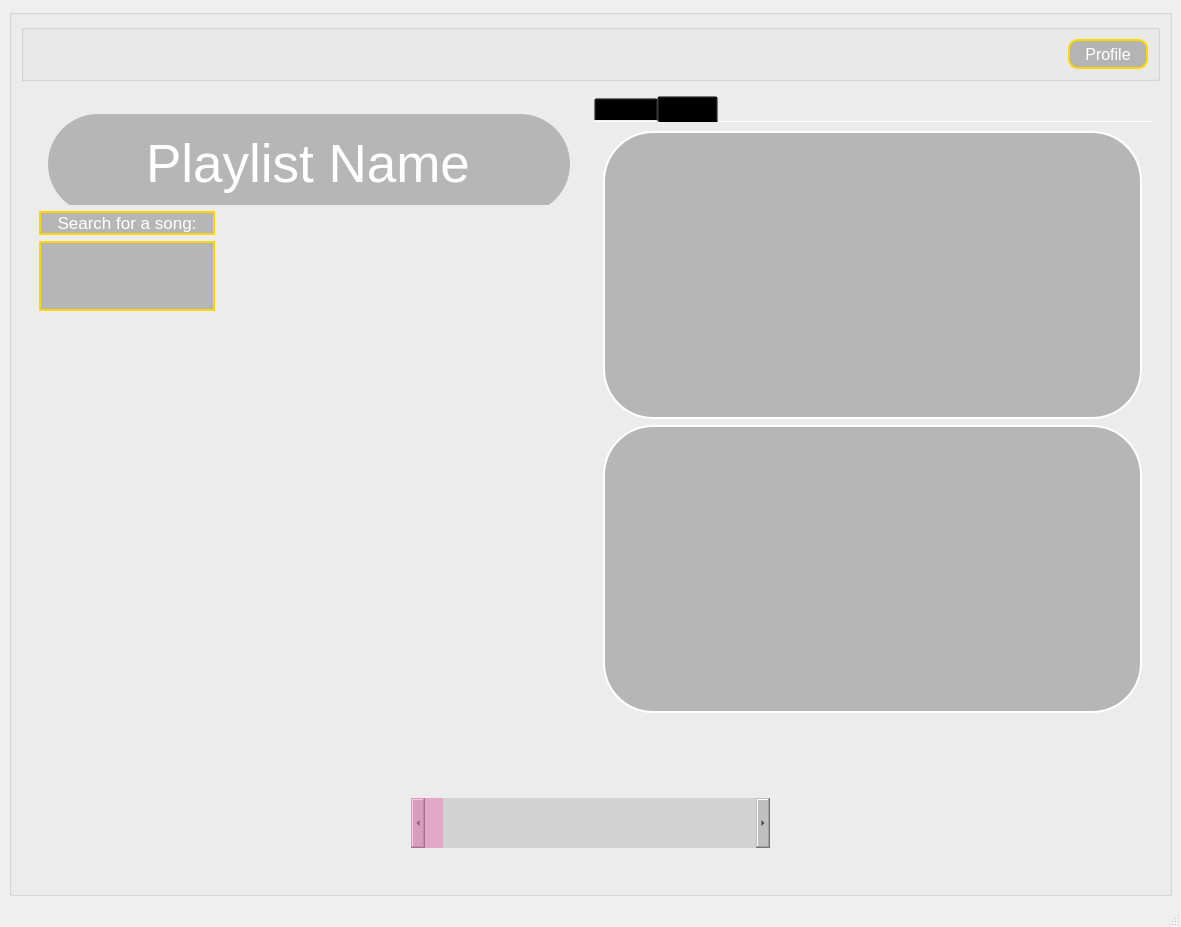
<?xml version="1.0" encoding="UTF-8"?>
<ui version="4.0">
 <class>MainWindow</class>
 <widget class="QMainWindow" name="MainWindow">
  <property name="geometry">
   <rect>
    <x>0</x>
    <y>0</y>
    <width>1181</width>
    <height>927</height>
   </rect>
  </property>
  <property name="windowTitle">
   <string>MainWindow</string>
  </property>
  <widget class="QWidget" name="central_widget">
   <property name="styleSheet">
    <string notr="true">#central_widget {
 background: qlineargradient(x1:0, y1:0, x2:1, y2:1,
            stop:0 #4B0082, stop:1 #000000);
}
</string>
   </property>
   <layout class="QHBoxLayout" name="horizontalLayout_2">
    <item>
     <widget class="QGroupBox" name="vertical_box">
      <property name="title">
       <string/>
      </property>
      <property name="flat">
       <bool>true</bool>
      </property>
      <layout class="QVBoxLayout" name="verticalLayout_3">
       <item>
        <widget class="QGroupBox" name="groupBox_2">
         <property name="minimumSize">
          <size>
           <width>0</width>
           <height>30</height>
          </size>
         </property>
         <property name="title">
          <string/>
         </property>
         <property name="flat">
          <bool>true</bool>
         </property>
         <layout class="QHBoxLayout" name="horizontalLayout_6">
          <item>
           <spacer name="horizontalSpacer">
            <property name="orientation">
             <enum>Qt::Horizontal</enum>
            </property>
            <property name="sizeHint" stdset="0">
             <size>
              <width>40</width>
              <height>20</height>
             </size>
            </property>
           </spacer>
          </item>
          <item>
           <widget class="QPushButton" name="profile_btn">
            <property name="minimumSize">
             <size>
              <width>80</width>
              <height>30</height>
             </size>
            </property>
            <property name="font">
             <font>
              <pointsize>12</pointsize>
             </font>
            </property>
            <property name="styleSheet">
             <string notr="true"> border: 2px solid gold;
 background-color: rgba(128, 128, 128, 128);
color: white;
border-radius:10px;

</string>
            </property>
            <property name="text">
             <string>Profile</string>
            </property>
           </widget>
          </item>
         </layout>
        </widget>
       </item>
       <item>
        <widget class="QGroupBox" name="big_box">
         <property name="styleSheet">
          <string notr="true">QGroupBox{
   border: none;
}
</string>
         </property>
         <property name="title">
          <string/>
         </property>
         <property name="flat">
          <bool>true</bool>
         </property>
         <layout class="QHBoxLayout" name="horizontalLayout">
          <item>
           <widget class="QGroupBox" name="left_box">
            <property name="title">
             <string/>
            </property>
            <property name="flat">
             <bool>true</bool>
            </property>
            <layout class="QGridLayout" name="gridLayout" rowstretch="1,0,0">
             <item row="2" column="0">
              <spacer name="verticalSpacer">
               <property name="orientation">
                <enum>Qt::Vertical</enum>
               </property>
               <property name="sizeHint" stdset="0">
                <size>
                 <width>20</width>
                 <height>40</height>
                </size>
               </property>
              </spacer>
             </item>
             <item row="0" column="0">
              <widget class="QGroupBox" name="name_edit_box">
               <property name="sizePolicy">
                <sizepolicy hsizetype="Preferred" vsizetype="Minimum">
                 <horstretch>0</horstretch>
                 <verstretch>0</verstretch>
                </sizepolicy>
               </property>
               <property name="maximumSize">
                <size>
                 <width>16777215</width>
                 <height>100</height>
                </size>
               </property>
               <property name="title">
                <string/>
               </property>
               <layout class="QHBoxLayout" name="horizontalLayout_5">
                <item>
                 <widget class="QLineEdit" name="playlist_name_edit">
                  <property name="sizePolicy">
                   <sizepolicy hsizetype="Expanding" vsizetype="Preferred">
                    <horstretch>0</horstretch>
                    <verstretch>0</verstretch>
                   </sizepolicy>
                  </property>
                  <property name="minimumSize">
                   <size>
                    <width>0</width>
                    <height>100</height>
                   </size>
                  </property>
                  <property name="maximumSize">
                   <size>
                    <width>16777215</width>
                    <height>100</height>
                   </size>
                  </property>
                  <property name="font">
                   <font>
                    <pointsize>40</pointsize>
                   </font>
                  </property>
                  <property name="styleSheet">
                   <string notr="true"> background-color: rgba(128, 128, 128, 128);
 border-radius: 50px;
color: white;


</string>
                  </property>
                  <property name="text">
                   <string>Playlist Name</string>
                  </property>
                  <property name="alignment">
                   <set>Qt::AlignCenter</set>
                  </property>
                 </widget>
                </item>
               </layout>
              </widget>
             </item>
             <item row="1" column="0">
              <layout class="QGridLayout" name="song_grid">
               <item row="2" column="0">
                <widget class="QLabel" name="label_2">
                 <property name="text">
                  <string/>
                 </property>
                </widget>
               </item>
               <item row="3" column="1">
                <widget class="QLabel" name="label_3">
                 <property name="text">
                  <string/>
                 </property>
                </widget>
               </item>
               <item row="3" column="2">
                <widget class="QLabel" name="label_4">
                 <property name="text">
                  <string/>
                 </property>
                </widget>
               </item>
               <item row="0" column="0">
                <widget class="QPushButton" name="search_btn">
                 <property name="sizePolicy">
                  <sizepolicy hsizetype="Minimum" vsizetype="Minimum">
                   <horstretch>0</horstretch>
                   <verstretch>0</verstretch>
                  </sizepolicy>
                 </property>
                 <property name="maximumSize">
                  <size>
                   <width>16777215</width>
                   <height>60</height>
                  </size>
                 </property>
                 <property name="font">
                  <font>
                   <pointsize>13</pointsize>
                  </font>
                 </property>
                 <property name="styleSheet">
                  <string notr="true"> border: 2px solid gold;
 background-color: rgba(128, 128, 128, 128);
 border-radius: 30px;
color: white;


</string>
                 </property>
                 <property name="text">
                  <string>Search for a song:</string>
                 </property>
                </widget>
               </item>
               <item row="1" column="0">
                <widget class="QLineEdit" name="search_bar">
                 <property name="sizePolicy">
                  <sizepolicy hsizetype="Minimum" vsizetype="Fixed">
                   <horstretch>0</horstretch>
                   <verstretch>0</verstretch>
                  </sizepolicy>
                 </property>
                 <property name="minimumSize">
                  <size>
                   <width>0</width>
                   <height>70</height>
                  </size>
                 </property>
                 <property name="styleSheet">
                  <string notr="true"> border: 2px solid gold;
 background-color: rgba(128, 128, 128, 128);
color: white;


</string>
                 </property>
                </widget>
               </item>
              </layout>
             </item>
            </layout>
           </widget>
          </item>
          <item>
           <widget class="QTabWidget" name="right_tab_widget">
            <property name="sizePolicy">
             <sizepolicy hsizetype="MinimumExpanding" vsizetype="Expanding">
              <horstretch>0</horstretch>
              <verstretch>0</verstretch>
             </sizepolicy>
            </property>
            <property name="styleSheet">
             <string notr="true">background: transparent;</string>
            </property>
            <property name="currentIndex">
             <number>1</number>
            </property>
            <property name="documentMode">
             <bool>true</bool>
            </property>
            <widget class="QWidget" name="tab">
             <property name="styleSheet">
              <string notr="true">background: transparent;</string>
             </property>
             <attribute name="title">
              <string>Playlist</string>
             </attribute>
             <layout class="QVBoxLayout" name="verticalLayout_2">
              <item>
               <widget class="QListWidget" name="play_list_widget">
                <property name="sizePolicy">
                 <sizepolicy hsizetype="Preferred" vsizetype="Expanding">
                  <horstretch>0</horstretch>
                  <verstretch>0</verstretch>
                 </sizepolicy>
                </property>
                <property name="styleSheet">
                 <string notr="true"> border: 2px solid white;
 background-color: rgba(128, 128, 128, 128);
 border-radius: 50px;
color: white;


</string>
                </property>
                <property name="frameShape">
                 <enum>QFrame::StyledPanel</enum>
                </property>
                <property name="frameShadow">
                 <enum>QFrame::Sunken</enum>
                </property>
               </widget>
              </item>
              <item>
               <widget class="QGroupBox" name="playlist_btns_box_1">
                <property name="minimumSize">
                 <size>
                  <width>0</width>
                  <height>100</height>
                 </size>
                </property>
                <property name="title">
                 <string>GroupBox</string>
                </property>
                <layout class="QHBoxLayout" name="horizontalLayout_4">
                 <item>
                  <widget class="QPushButton" name="play_btn">
                   <property name="sizePolicy">
                    <sizepolicy hsizetype="Minimum" vsizetype="Minimum">
                     <horstretch>0</horstretch>
                     <verstretch>0</verstretch>
                    </sizepolicy>
                   </property>
                   <property name="maximumSize">
                    <size>
                     <width>120</width>
                     <height>60</height>
                    </size>
                   </property>
                   <property name="font">
                    <font>
                     <pointsize>13</pointsize>
                    </font>
                   </property>
                   <property name="styleSheet">
                    <string notr="true"> border: 2px solid #ADD8E6;
 background-color: rgba(128, 128, 128, 128);
 border-radius: 30px;
color: white;
  

</string>
                   </property>
                   <property name="text">
                    <string>Play</string>
                   </property>
                  </widget>
                 </item>
                 <item>
                  <widget class="QPushButton" name="save_playlist_btn">
                   <property name="sizePolicy">
                    <sizepolicy hsizetype="Minimum" vsizetype="Minimum">
                     <horstretch>0</horstretch>
                     <verstretch>0</verstretch>
                    </sizepolicy>
                   </property>
                   <property name="maximumSize">
                    <size>
                     <width>300</width>
                     <height>60</height>
                    </size>
                   </property>
                   <property name="font">
                    <font>
                     <pointsize>13</pointsize>
                    </font>
                   </property>
                   <property name="styleSheet">
                    <string notr="true"> border: 2px solid lime;
 background-color: rgba(128, 128, 128, 128);
 border-radius: 30px;
color: white;


</string>
                   </property>
                   <property name="text">
                    <string>Save playlist</string>
                   </property>
                  </widget>
                 </item>
                 <item>
                  <widget class="QPushButton" name="play_btn_2">
                   <property name="sizePolicy">
                    <sizepolicy hsizetype="Minimum" vsizetype="Minimum">
                     <horstretch>0</horstretch>
                     <verstretch>0</verstretch>
                    </sizepolicy>
                   </property>
                   <property name="maximumSize">
                    <size>
                     <width>100</width>
                     <height>60</height>
                    </size>
                   </property>
                   <property name="font">
                    <font>
                     <pointsize>13</pointsize>
                    </font>
                   </property>
                   <property name="styleSheet">
                    <string notr="true"> border: 2px solid red;
 background-color: rgba(128, 128, 128, 128);
 border-radius: 30px;
color: white;
  

</string>
                   </property>
                   <property name="text">
                    <string>Delete</string>
                   </property>
                  </widget>
                 </item>
                </layout>
               </widget>
              </item>
              <item>
               <widget class="QGroupBox" name="playlist_btns_box_2">
                <property name="minimumSize">
                 <size>
                  <width>0</width>
                  <height>50</height>
                 </size>
                </property>
                <property name="title">
                 <string>GroupBox</string>
                </property>
                <layout class="QHBoxLayout" name="horizontalLayout_7"/>
               </widget>
              </item>
             </layout>
            </widget>
            <widget class="QWidget" name="song_queue">
             <attribute name="title">
              <string>Queue</string>
             </attribute>
             <layout class="QVBoxLayout" name="verticalLayout">
              <item>
               <widget class="QListWidget" name="songs_played_widget">
                <property name="sizePolicy">
                 <sizepolicy hsizetype="Preferred" vsizetype="Expanding">
                  <horstretch>0</horstretch>
                  <verstretch>0</verstretch>
                 </sizepolicy>
                </property>
                <property name="styleSheet">
                 <string notr="true"> border: 2px solid white;
 background-color: rgba(128, 128, 128, 128);
 border-radius: 50px;
color: white;


</string>
                </property>
                <property name="frameShape">
                 <enum>QFrame::StyledPanel</enum>
                </property>
                <property name="frameShadow">
                 <enum>QFrame::Sunken</enum>
                </property>
               </widget>
              </item>
              <item>
               <widget class="QListWidget" name="song_queue_widget">
                <property name="sizePolicy">
                 <sizepolicy hsizetype="Preferred" vsizetype="Expanding">
                  <horstretch>0</horstretch>
                  <verstretch>0</verstretch>
                 </sizepolicy>
                </property>
                <property name="styleSheet">
                 <string notr="true"> border: 2px solid white;
 background-color: rgba(128, 128, 128, 128);
 border-radius: 50px;
color: white;



</string>
                </property>
               </widget>
              </item>
             </layout>
            </widget>
           </widget>
          </item>
         </layout>
        </widget>
       </item>
       <item>
        <widget class="QGroupBox" name="controller_box">
         <property name="minimumSize">
          <size>
           <width>0</width>
           <height>100</height>
          </size>
         </property>
         <property name="styleSheet">
          <string notr="true">#controller_box
{
border: none;
}</string>
         </property>
         <property name="title">
          <string/>
         </property>
         <property name="flat">
          <bool>true</bool>
         </property>
         <layout class="QVBoxLayout" name="verticalLayout_4">
          <item>
           <widget class="QPushButton" name="pause_btn">
            <property name="styleSheet">
             <string notr="true">qproperty-iconSize: 80px;
 border: none;


</string>
            </property>
            <property name="text">
             <string/>
            </property>
            <property name="icon">
             <iconset resource="../resource_file.qrc">
              <normaloff>:/images/white_pause_btn.png</normaloff>:/images/white_pause_btn.png</iconset>
            </property>
           </widget>
          </item>
          <item>
           <widget class="QGroupBox" name="song_btns_box">
            <property name="minimumSize">
             <size>
              <width>0</width>
              <height>100</height>
             </size>
            </property>
            <property name="styleSheet">
             <string notr="true">#song_btns_box{
border: none;}</string>
            </property>
            <property name="title">
             <string/>
            </property>
            <property name="flat">
             <bool>true</bool>
            </property>
            <layout class="QHBoxLayout" name="horizontalLayout_3">
             <item>
              <widget class="QPushButton" name="back_btn">
               <property name="styleSheet">
                <string notr="true">qproperty-iconSize: 80px;
 border: none;


</string>
               </property>
               <property name="text">
                <string/>
               </property>
               <property name="icon">
                <iconset resource="../resource_file.qrc">
                 <normaloff>:/images/white_play_button_left.png</normaloff>:/images/white_play_button_left.png</iconset>
               </property>
               <property name="flat">
                <bool>true</bool>
               </property>
              </widget>
             </item>
             <item>
              <widget class="QScrollBar" name="progress_slider">
               <property name="minimumSize">
                <size>
                 <width>0</width>
                 <height>50</height>
                </size>
               </property>
               <property name="styleSheet">
                <string notr="true">QScrollBar {
background-color:   rgba(128, 128, 128, 60);
}

QScrollBar::handle {
 background-color:  rgba(255, 105, 180, 100);
 min-width: 20px;
}



</string>
               </property>
               <property name="orientation">
                <enum>Qt::Horizontal</enum>
               </property>
              </widget>
             </item>
             <item>
              <widget class="QPushButton" name="skip_btn">
               <property name="styleSheet">
                <string notr="true">qproperty-iconSize: 80px;
 border: none;


</string>
               </property>
               <property name="text">
                <string/>
               </property>
               <property name="icon">
                <iconset resource="../resource_file.qrc">
                 <normaloff>:/images/white_play_button_right.png</normaloff>:/images/white_play_button_right.png</iconset>
               </property>
              </widget>
             </item>
            </layout>
           </widget>
          </item>
         </layout>
        </widget>
       </item>
      </layout>
     </widget>
    </item>
   </layout>
  </widget>
  <widget class="QMenuBar" name="menubar">
   <property name="geometry">
    <rect>
     <x>0</x>
     <y>0</y>
     <width>1181</width>
     <height>21</height>
    </rect>
   </property>
  </widget>
  <widget class="QStatusBar" name="statusbar"/>
 </widget>
 <resources>
  <include location="../resource_file.qrc"/>
 </resources>
 <connections/>
</ui>
